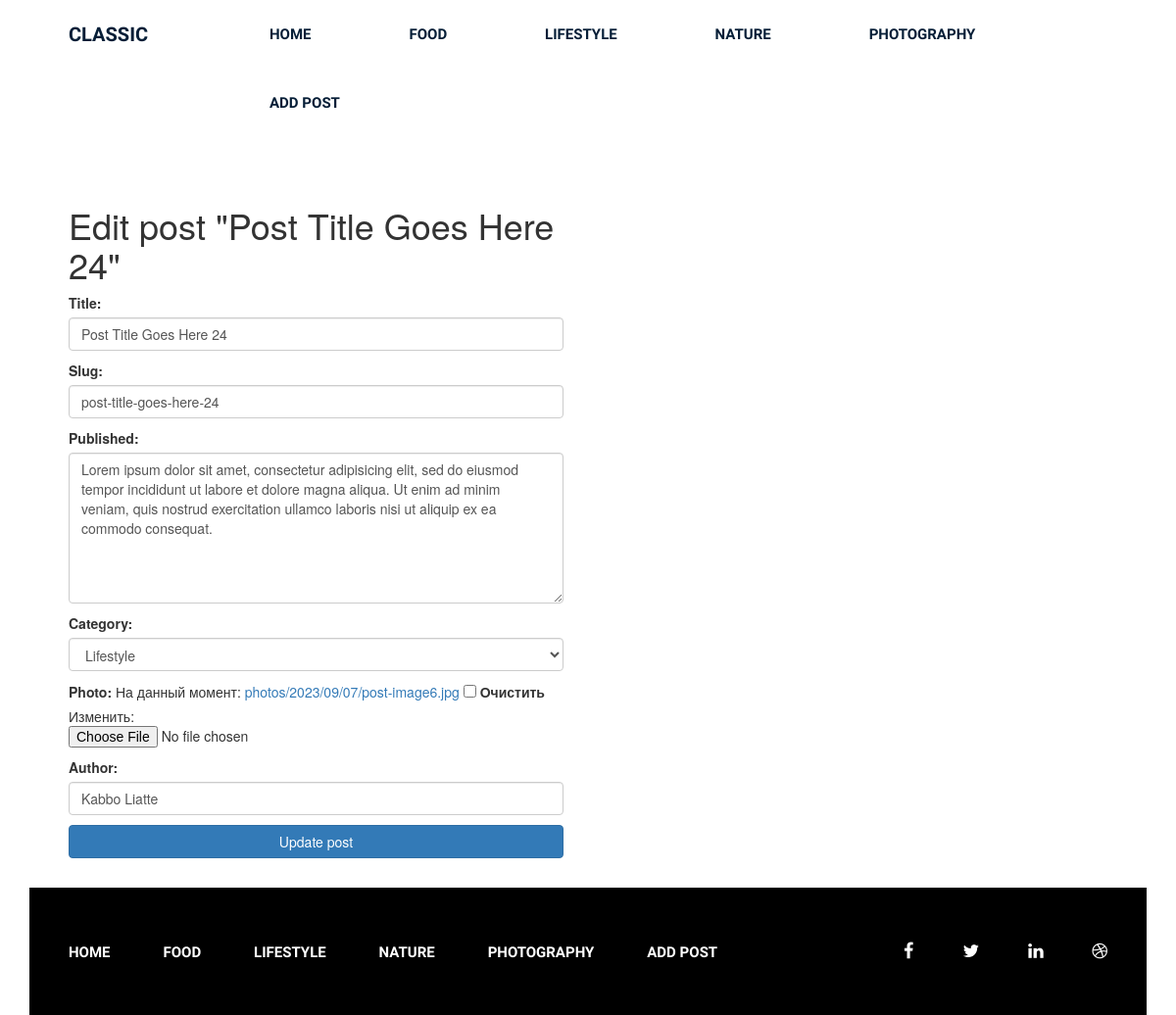
Screenshot of /post/post-title-goes-here-24/edit/ with the database file from the repository.
### news/models.py (models this page shows, shortened)
class Category(models.Model):
    title = models.CharField(max_length=64)
    slug = models.SlugField(max_length=64, verbose_name='Category', unique=True)
    class Meta:
        ordering = ['title']
        verbose_name = 'Category'
        verbose_name_plural = 'Categories'
    def __str__(self):
        return self.title
    def get_absolute_url(self):
        return reverse_lazy('category', kwargs={'slug': self.slug})

class Post(models.Model):
    title = models.CharField(max_length=255)
    slug = models.SlugField()
    content = models.TextField(blank=True, verbose_name='Published')
    created_at = models.DateTimeField(auto_now_add=True)
    photo = models.ImageField(upload_to='photos/%Y/%M/%d', blank=True, null=True)
    category = models.ForeignKey(Category, on_delete=models.CASCADE, related_name='posts')
    tags = models.ManyToManyField(Tag, blank=True, related_name='posts')
    author = models.CharField(max_length=100)
    views = models.IntegerField(default=0, verbose_name='Views count')
    class Meta:
        ordering = ['-created_at']
        verbose_name = 'Post'
        verbose_name_plural = 'Posts'

### news/views.py (the view)
# urls.py: path('post/<str:slug>/edit/', views.NewsEditView.as_view(), name='edit'),
class NewsEditView(UpdateView):
    model = Post
    form_class = NewsForm
    template_name = 'news/edit.html'
    success_url = reverse_lazy('news')

### news/forms.py
class NewsForm(forms.ModelForm):
    class Meta:
        model = Post
        fields = ['title', 'slug', 'content', 'category', 'photo', 'author']
        widgets = {
            'title': forms.TextInput(attrs={'class': 'form-control'}),
            'slug': forms.TextInput(attrs={'class': 'form-control'}),
            'content': forms.Textarea(attrs={'class': 'form-control', 'rows': 7}),
            'category': forms.Select(attrs={'class': 'form-control'}),
            'author': forms.TextInput(attrs={'class': 'form-control'}),
        }

### news/templatetags/menu.py (called while the page is built)
@register.inclusion_tag('news/menu_tpl.html')
def show_menu(menu_class='menu'):
    categories = Category.objects.all()
    return {
        'categories': categories, 'menu_class': menu_class}

### news/templates/news/edit.html (shortened to what this page needs)
{% extends 'detail_base.html' %}
{% load static %}
{% block content %}
    <section class="blog-post-area">
            <div class="container">
                <div class="row">
                    <div class="blog-post-area-style">
                            <div class="col-md-12">
                                <div class="single-post-big">
                                    <div class="big-image">
                                            <h1>Edit post "{{ post.title }}"</h1>
                                            <form method="POST" enctype="multipart/form-data">
                                                {{ form.as_p }}
                                                <button type="submit" class="btn btn-primary btn-block mb-3">Update post</button>
                                            </form>
                                    </div>
                                </div>
                            </div>
                    </div>
                </div>
            </div>
        </section>
{% endblock content %}

### news/templates/detail_base.html
{% load cache %}
    {% cache 360 header %}
        {% include 'inc/_header.html' %}
    {% endcache %}
    {% block content %}
    {% endblock content %}
    {% cache 360 footer %}
        {% include 'inc/_footer.html' %}
    {% endcache footer %}

### news/templates/inc/_header.html (shortened to what this page needs)
<!DOCTYPE html>
{% load static %}
{% load menu %}
<html lang="en">
<head>
    <link rel="stylesheet" href="{%  static 'css/bootstrap.css' %}">
    <link rel="stylesheet" href="{%  static 'css/font-awesome.min.css' %}">
    <link rel="stylesheet" href="{%  static 'css/owl.carousel.min.css' %}">
    <link rel="stylesheet" href="{%  static 'css/owl.theme.default.min.css' %}">
    <link rel="stylesheet" href="{%  static 'css/style.css' %}">
    <link rel="stylesheet" href="{%  static 'css/responsive.css' %}">
</head>
<body>
    <div class="wrapper">
<header class="header">
    <div class="container">
        <div class="row">
            <div class="col-md-2">
                <div class="logo">
                    <h2><a href="{% url 'news' %}">Classic</a></h2>
                </div>
            </div>
            <div class="col-md-10">
                {% show_menu %}
            </div>
        </div>
    </div>
</header>

### news/templates/news/menu_tpl.html
<div class="{{ menu_class }}">
    <ul>
        <li><a href="{% url 'news' %}">Home</a></li>
        {% for category in categories %}
            <li><a href="{{ category.get_absolute_url }}">{{ category.title }}</a></li>
        {% endfor %}
        <li><a href="{% url 'add' %}">Add post</a></li>
    </ul>
</div>

### news/templates/inc/_footer.html (shortened to what this page needs)
{% load static %}
{% load menu %}
<footer class="footer">
            <div class="container">
                <div class="row">
                    <div class="col-md-12">
                        <div class="footer-bg">
                            <div class="row">
                                <div class="col-md-9">
                                    {% show_menu 'footer-menu' %}
                                </div>
                                <div class="col-md-3">
                                    <div class="footer-icon">
                                        <p><a href="#"><i class="fa fa-facebook" aria-hidden="true"></i></a><a href="#"><i class="fa fa-twitter" aria-hidden="true"></i></a><a href="#"><i class="fa fa-linkedin" aria-hidden="true"></i></a><a href="#"><i class="fa fa-dribbble" aria-hidden="true"></i></a></p>
                                    </div>
                                </div>
                            </div>
                        </div>
                    </div>
                </div>
            </div>
</footer>
</div>
</body>
</html>

### news/static/css/style.css (style rules this page uses)
.wrapper header.header .logo h2 { margin: 0 0 0 40px; padding: 0; }
.wrapper header.header .logo h2 a { color: #061e37; font-family: "Raleway", sans-serif; font-size: 20px; font-weight: 700; text-decoration: none; line-height: 70px; padding: 22px 0; text-transform: uppercase; }
.wrapper header.header .menu { margin: 0 }
.wrapper header.header .menu ul { float: right; margin: 0; padding: 0; margin-right: 4px; }
.wrapper header.header .menu ul li { display: inline-block; list-style: outside none none; margin: 0 -4px 0 0; }
.wrapper header.header .menu ul li a { color: rgb(6, 30, 55); font-family: "Raleway", sans-serif; font-size: 15px; font-weight: 600; line-height: 70px; padding: 26px 50px; text-decoration: none; text-transform: uppercase; }
section.blog-post-area { margin-top: 50px; }
section.blog-post-area .big-image { float: left; width: 50%; padding-right: 35px; }
.blog-post-area .blog-post-area-style { margin: 0 20px 0 40px; }
.wrapper footer.footer { height: 130px; }
.wrapper footer .footer-bg { background: #000 none repeat scroll 0 0; height: 130px; overflow: hidden; }
.wrapper footer.footer .footer-menu { margin: 0 }
.wrapper footer.footer .footer-menu ul { line-height: 130px; margin: 0; padding: 0; }
.wrapper footer.footer .footer-menu ul li { display: inline; list-style: outside none none; margin: 0; padding: 30px 0px; }
.wrapper footer.footer .footer-menu ul li a { color: #fff; font-family: "Raleway", sans-serif; font-size: 15px; font-weight: 600; line-height: 70px; margin-left: 40px; padding: 26px 10px 26px 0; text-decoration: none; text-transform: uppercase; }
.wrapper footer.footer .footer-icon p { float: right; line-height: 130px; }
.wrapper footer.footer .footer-icon p i { color: #fff; font-size: 18px; margin-right: 30px; padding: 10px; }
.footer { margin-top: 30px; }

### rows the page displays
Category: title "FOOD"
Category: title "LIFESTYLE"
Category: title "NATURE"
Category: title "PHOTOGRAPHY"
Post: title "Post Title Goes Here 24", slug "post-title-goes-here-24", content "Lorem ipsum dolor sit amet, consectetur adipisicing elit, sed do eiusmod tempor incididunt ut labore et dolore magna aliqua. Ut enim ad minim veniam, quis nostrud exercitation ullamco laboris nisi ut aliquip ex ea commodo consequat.", category "Lifestyle", author "Kabbo Liatte"
